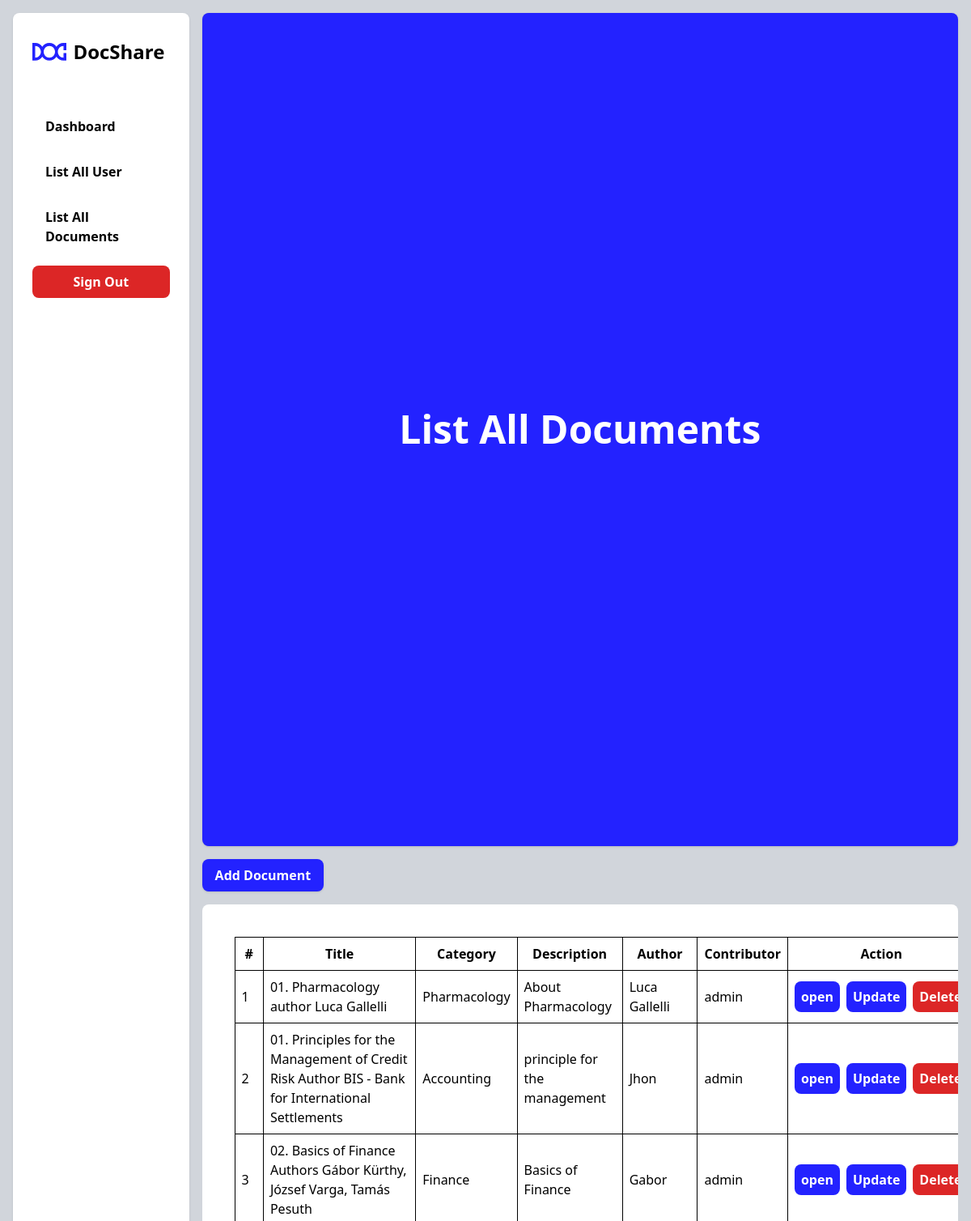
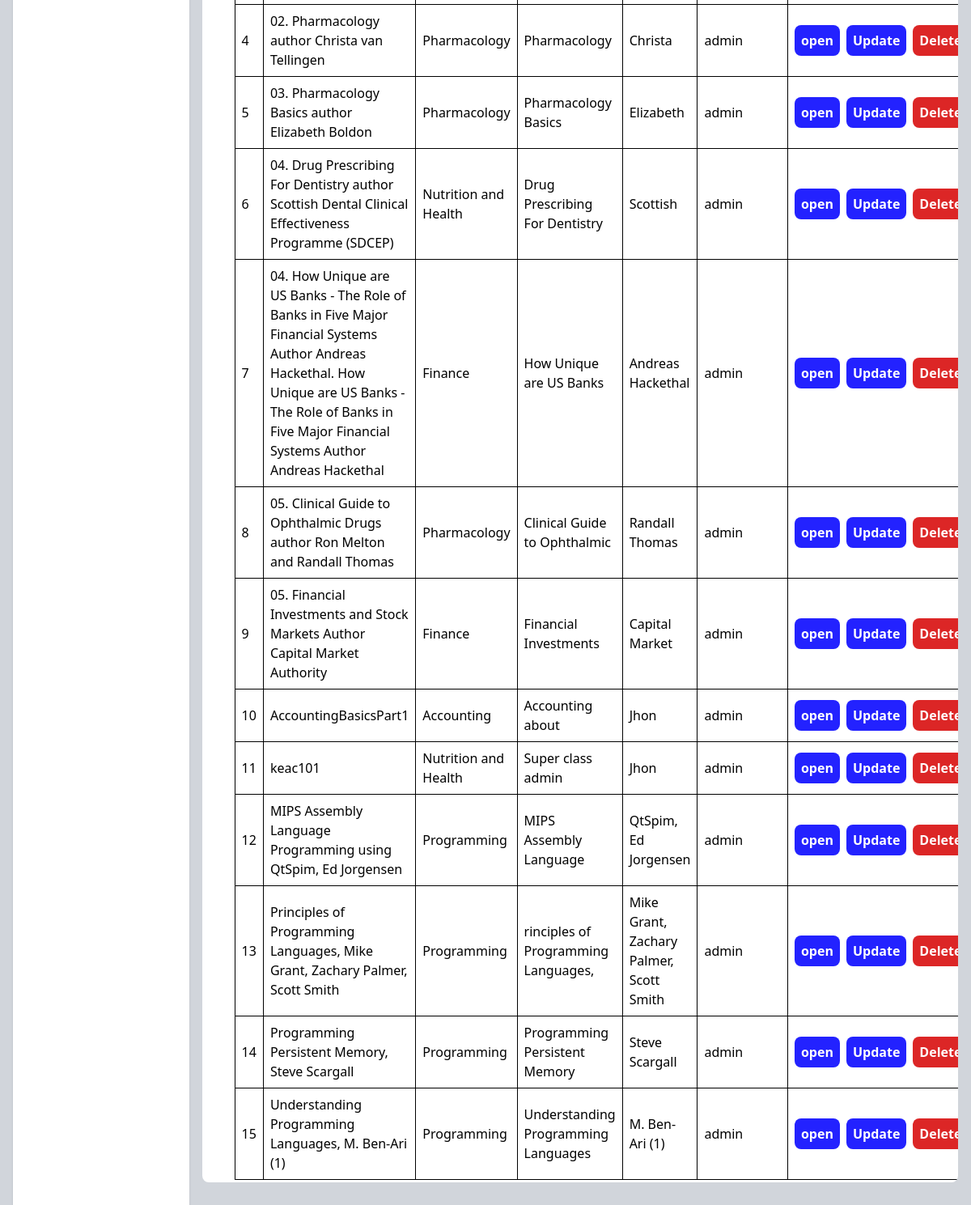
/index.php?p=listDocuments (signed in), run on the app's committed database (2 pictures, top to bottom).
### tables this page shows
CREATE TABLE `tbl_documents` (
  `document_id` int(11) NOT NULL,
  `title` varchar(255) DEFAULT NULL,
  `author` varchar(100) DEFAULT NULL,
  `description` text DEFAULT NULL,
  `img` varchar(255) DEFAULT NULL,
  `category_id` int(11) DEFAULT NULL,
  `user_upload_id` int(11) DEFAULT NULL,
  `page` int(11) DEFAULT NULL,
  `created_at` timestamp NOT NULL DEFAULT current_timestamp(),
  `updated_at` timestamp NOT NULL DEFAULT current_timestamp() ON UPDATE current_timestamp(),
  `url` varchar(255) DEFAULT NULL
);

### inc.connect.php (called while the page is built, shortened)
<?php
class Connection
{
    private $host = 'localhost';
    private $user = 'root';
    private $password = '';
    private $db = 'docshare';
    function connect()
    {
        $conn = mysqli_connect($this->host, $this->user, $this->password);
        mysqli_select_db($conn, $this->db);
        $this->connection = $conn;
    }
}
?>

### class/class.documents.php (called while the page is built, shortened)
<?php
include "class.Categories.php";
class Documents extends Connection
{
    public function __get($attribute)
    {
        if (property_exists($this, $attribute)) {
            return $this->$attribute;
        }
    }
    public function __construct()
    {
        $this->user = new User();
        $this->category = new Categories();
    }
    public function SelectAllDocuments()
    {
        $sql = 'SELECT d.*, u.user_id, u.username, u.profile_photo, c.category_name FROM tbl_documents d INNER JOIN tbl_users  u ON d.user_upload_id = u.user_id INNER JOIN tbl_categories c ON d.category_id = c.category_id';
        $result = mysqli_query($this->connection, $sql);
        $arrResult = array();
        $count = 0;
        if (mysqli_num_rows($result) > 0) {
            while ($data = mysqli_fetch_array($result)) {
                $objDocuments = new Documents();
                $objDocuments->document_id = $data['document_id'];
                $objDocuments->title = $data['title'];
                $objDocuments->author = $data['author'];
                $objDocuments->description = $data['description'];
                $objDocuments->img = $data['img'];
                $objDocuments->url = $data['url'];
                $objDocuments->user->user_id = $data["user_id"];
                $objDocuments->user->username = $data["username"];
                $objDocuments->user->profile_photo = $data["profile_photo"];
                $objDocuments->category->category_id = $data['category_id'];
                $objDocuments->category->category_name = $data['category_name'];
                $objDocuments->pages = $data['page'];
                $objDocuments->created_at = $data['created_at'];
                $objDocuments->updated_at = $data['updated_at'];
                $arrResult[$count] = $objDocuments;
                $count++;
            }
        }
        return $arrResult;
    }
}
?>

### class/class.Categories.php (called while the page is built, shortened)
<?php
class Categories extends Connection
{
    public function __get($attribute)
    {
        if (property_exists($this, $attribute)) {
            return $this->$attribute;
        }
    }
}
?>

### pages/listDocuments.php (the view)
<?php
require_once "./class/class.Documents.php";
$objDocuments = new Documents();
$arrDocuments = $objDocuments->SelectAllDocuments();
?>
<main class="w-4/5 h-full">
    <div class="h-1/3 p-10 rounded-lg bg-blue shadow flex flex-column justify-center items-center">
        <h1 class="font-semibold text-center text-5xl text-white">List All Documents</h1>
    </div>
    <div class="h-auto py-4 flex flex-column justify-start items-center">
        <a href="index.php?p=addDocument"
            class="bg-blue px-4 py-2 rounded-lg shadow font-semibold hover:bg-black text-white">Add Document</a>
    </div>
    <div class="h-3/5 bg-white rounded-lg p-10 overflow-y-auto">
        <table border="" class="w-full">
            <thead>
                <tr>
                    <th class="border border-black p-2">#</th>
                    <th class="border border-black p-2">Title</th>
                    <th class="border border-black p-2">Category</th>
                    <th class="border border-black p-2">Description</th>
                    <th class="border border-black p-2">Author</th>
                    <th class="border border-black p-2">Contributor</th>
                    <th class="border border-black p-2">Action</th>
                </tr>
            </thead>
            <tbody>
                <?php
                if (count($arrDocuments)) {
                    $i = 0;
                    foreach ($arrDocuments as $value) { ?>
                        <tr>
                            <td class="border border-black p-2"><?= ++$i ?></td>
                            <td class="border border-black p-2"><?= $value->title ?></td>
                            <td class="border border-black p-2"><?= $value->category->category_name ?></td>
                            <td class="border border-black p-2"><?= $value->description ?></td>
                            <td class="border border-black p-2"><?= $value->author ?></td>
                            <td class="border border-black p-2"><?= $value->user->username ?></td>
                            <td class="border border-black p-2"><a href="<?= $value->url ?>"
                                    class="bg-blue p-2 rounded-lg font-semibold text-white hover:bg-black mr-2">open</a><a
                                    href="index.php?p=updateDocument&document_id=<?= $value->document_id ?>"
                                    class="bg-blue p-2 rounded-lg font-semibold text-white hover:bg-black  mr-2">Update</a><a
                                    href="index.php?p=deleteDocument&document_id=<?= $value->document_id ?>"
                                    class="bg-red-600 p-2 rounded-lg font-semibold text-white hover:bg-black">Delete</a></td>
                        </tr>
                    <?php }
                } else { ?>
                    <tr>
                        <td colspan="7">Data tidak ditemukan</td>
                    </tr>
                <?php }
                ?>
            </tbody>
        </table>
    </div>
</main>

### data on the page
tbl_documents: title "01. Pharmacology author Luca Gallelli", category_name "Pharmacology", description "About Pharmacology", author "Luca Gallelli", username "admin"
tbl_documents: title "01. Principles for the Management of Credit Risk Author BIS - Bank for International Settlements", category_name "Accounting", description "principle for the management", author "Jhon", username "admin"
tbl_documents: title "02. Basics of Finance Authors Gábor Kürthy, József Varga, Tamás Pesuth", category_name "Finance", description "Basics of Finance", author "Gabor", username "admin"
tbl_documents: title "02. Pharmacology author Christa van Tellingen", category_name "Pharmacology", description "Pharmacology", author "Christa", username "admin"
tbl_documents: title "03. Pharmacology Basics author Elizabeth Boldon", category_name "Pharmacology", description "Pharmacology Basics", author "Elizabeth", username "admin"
tbl_documents: title "04. Drug Prescribing For Dentistry author Scottish Dental Clinical Effectiveness Programme (SDCEP)", category_name "Nutrition and Health", description "Drug Prescribing For Dentistry", author "Scottish", username "admin"
tbl_documents: title "04. How Unique are US Banks - The Role of Banks in Five Major Financial Systems Author Andreas Hackethal. How Unique are US Banks - The Role of Banks in Five Major Financial Systems Author Andreas Hackethal", category_name "Finance", description "How Unique are US Banks", author "Andreas Hackethal", username "admin"
tbl_documents: title "05. Clinical Guide to Ophthalmic Drugs author Ron Melton and Randall Thomas", category_name "Pharmacology", description "Clinical Guide to Ophthalmic", author "Randall Thomas", username "admin"
tbl_documents: title "05. Financial Investments and Stock Markets Author Capital Market Authority", category_name "Finance", description "Financial Investments", author "Capital Market", username "admin"
tbl_documents: title "AccountingBasicsPart1", category_name "Accounting", description "Accounting about", author "Jhon", username "admin"
tbl_documents: title "keac101", category_name "Nutrition and Health", description "Super class admin", author "Jhon", username "admin"
tbl_documents: title "MIPS Assembly Language Programming using QtSpim, Ed Jorgensen", category_name "Programming", description "MIPS Assembly Language", author "QtSpim, Ed Jorgensen", username "admin"
tbl_documents: title "Principles of Programming Languages, Mike Grant, Zachary Palmer, Scott Smith", category_name "Programming", description "rinciples of Programming Languages,", author "Mike Grant, Zachary Palmer, Scott Smith", username "admin"
tbl_documents: title "Programming Persistent Memory, Steve Scargall", category_name "Programming", description "Programming Persistent Memory", author "Steve Scargall", username "admin"
tbl_documents: title "Understanding Programming Languages, M. Ben-Ari (1)", category_name "Programming", description "Understanding Programming Languages", author "M. Ben-Ari (1)", username "admin"
